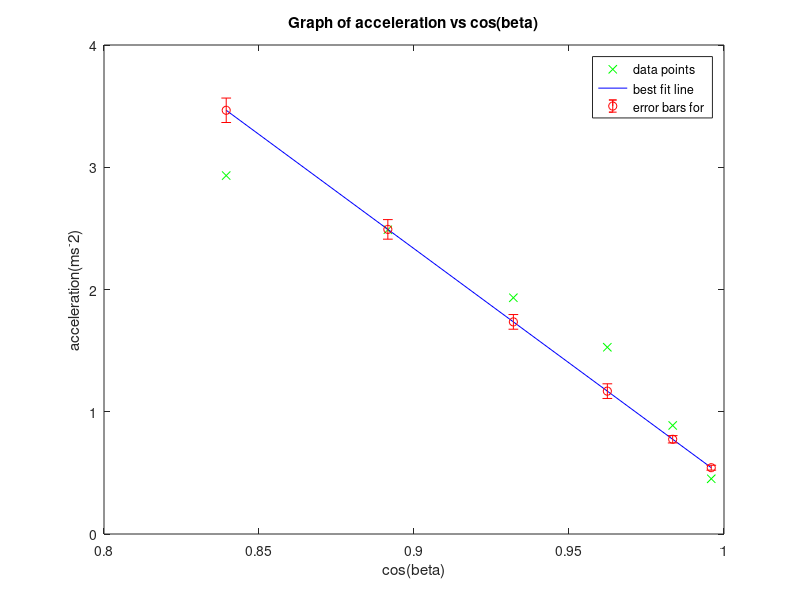

Write MATLAB code to recreate this figure.

a = [0.45183169, 0.88787902, 1.52754092, 1.93267282, 2.48859568, 2.93201905];
sin_theta = [0.99588920, 0.98344538, 0.96237024, 0.93205422, 0.89156207, 0.83942324];

% sin_theta_2 = [0.508858, 0.572239, 0.628900, 0.722308, 0.773957, 0.849314];
e1 = [0.02, 0.03, 0.06, 0.06, 0.08, 0.1];

% e2 = [0.00002,0.00002,0.00002,0.00002,0.00002,0.00002]; 
%finding the error meassurements
s1=0;
sx1=0;
sy1=0;
sxx1=0;
syy1=0;
sxy1=0;
for i=1:6
    s1=(1/(e1(i).^2))+s1;
    sx1=(sin_theta(i)/(e1(i).^2))+sx1;
    sy1=(a(i)/(e1(i).^2))+sy1;
    sxx1=((sin_theta(i).^2)/(e1(i).^2))+sxx1;
    syy1=((a(i).^2)/(e1(i).^2))+syy1;
    sxy1=((a(i).*sin_theta(i))/(e1(i).^2))+sxy1;
end


% disp(s);% disp(sx);% disp(sy);% disp(sxx);% disp(sxy);
a1=((sxx1*sy1)-(sx1*sxy1))/(s1*sxx1-((sx1)^2));
b1=((s1*sxy1)-(sx1*sy1))/(s1*sxx1-((sx1)^2));
yest1 = a1+b1.*sin_theta;

delta_1 = (s1*sxx1-sx1*sx1);
err_grad0 = s1/delta_1;
err_grad = sqrt(err_grad0);
fprintf('error of the gradient is;\n');
fprintf('(%3f)\n',err_grad);

delta_2 = (s1*syy1-sy1*sy1);
err_int0 = syy1/delta_2;
err_int = sqrt(err_int0);
fprintf('error of the interction is;\n');
fprintf('(%3f)\n',err_int);

plot(sin_theta, a,'gx');
hold on
plot(sin_theta,yest1,'b-');
errorbar(sin_theta,yest1,e1,'ro');
hold off


% p = polyfit(sin_theta, a, 1);
% y = polyval(p, sin_theta);
% p2 = polyfit(lamda,sin_theta_2, 1);
% y2 = polyval(p2, lamda);

% plot(sin_theta, a,'rx');
% hold on
% plot(sin_theta, y, 'b-');
% errorbar(lamda,yest2,e2,'ro');

title('Graph of acceleration vs cos(beta)');
ylabel('acceleration(ms^-2)');
xlabel('cos(beta)');
legend('data points ','best fit line ','error bars for ');

fprintf('The gradient is;\n');
fprintf('(%3f)\n', b1);

fprintf('The intersection is;\n');
fprintf('(%3f)\n',a1);

k = -(0.771722*b1)/9.81;
fprintf('Coefficient of the coefficient of fraction is;\n');
fprintf('(%3f)\n',k);

% print('grdient for n=2')
% m2= (1000000000)*(b2)
% print('d for n=2')
% d2 = 2/m2
% disp(b1);% b is given the Gradient of the curve
% disp(a);% b is given the Intersection of the curve
